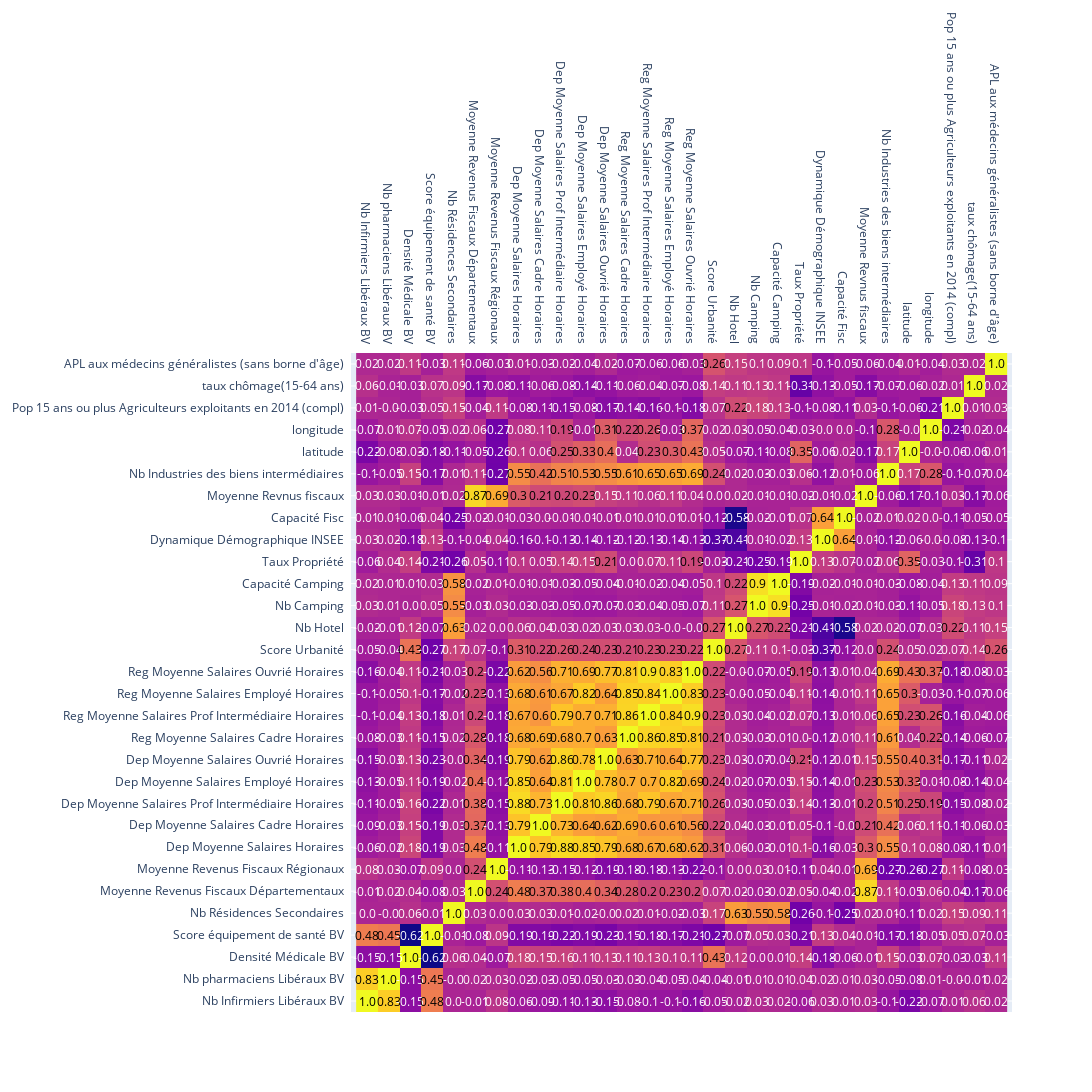

The notebook cell saved with this chart:
### Code cell
# Remove columns to be dropped
numeric_columns_filtered = insee_df.select_dtypes(include=['float64', 'int64']).drop(columns=no_keep)

# Re-calculate the correlation matrix
corr_matrix_filtered = numeric_columns_filtered.corr().round(2)

print("New correlation matrix:")
print(corr_matrix_filtered)

fig = ff.create_annotated_heatmap(corr_matrix_filtered.values,
                                  x=corr_matrix_filtered.columns.tolist(),
                                  y=corr_matrix_filtered.index.tolist())

fig.update_layout(height=1200, width=1600)

fig.show()
